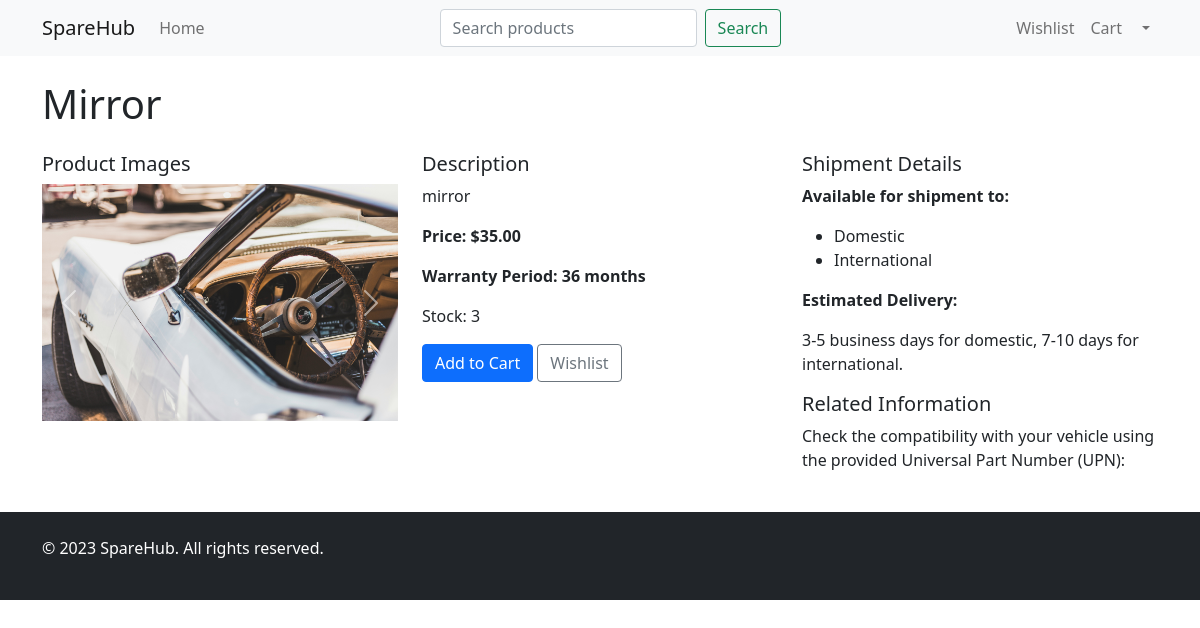
The page /product/2/ on the database as committed earlier.
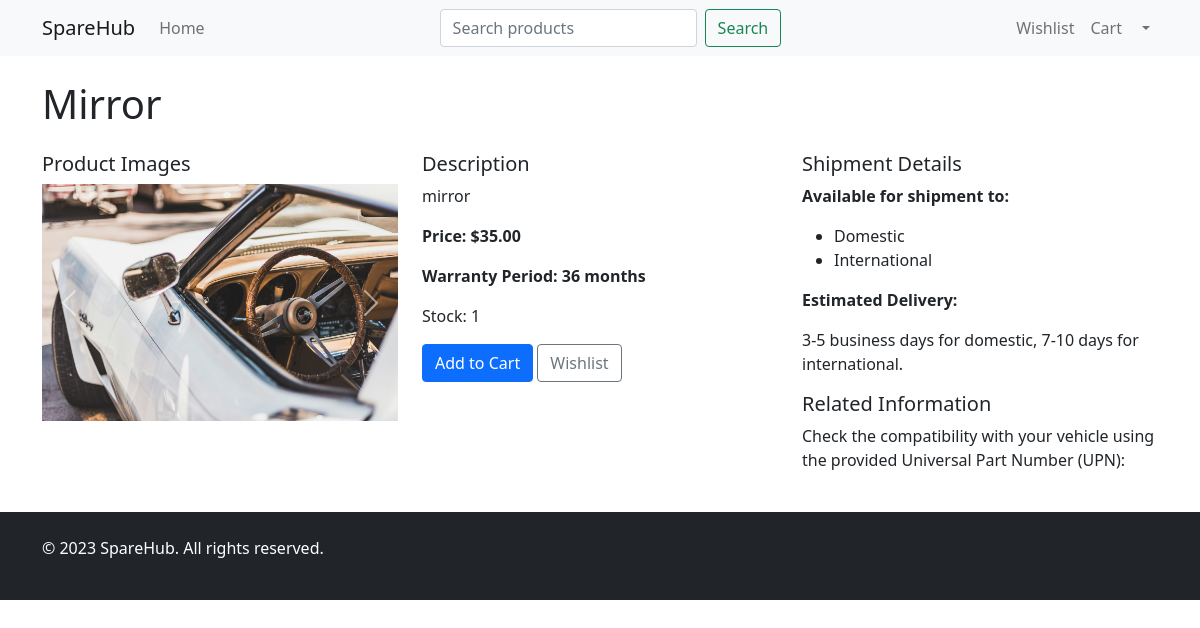
The same page on the database as committed later.
### spares/models.py (models this page shows, shortened)
class Product(models.Model):
    CATEGORY_CHOICES = [
        ('Any', 'Any'),
        ('BODY', 'Body'),
        ('ENGINE', 'Engine'),
        ('TRANSMISSION', 'Transmission'),
        ('AC', 'AC'),
        ('FUEL_SUPPLY', 'Fuel Supply'),
        ('BRAKE', 'Brake'),
        ('SUSPENSION', 'Suspension'),
        ('STEERING', 'Steering'),
        ('INTERIOR', 'Interior'),
        ('ELECTRONIC', 'Electronic Components'),
        ('EXHAUST', 'Exhaust System'),
        ('WHEELS', 'Wheels'),
    ]
    company = models.ForeignKey(Company, on_delete=models.CASCADE, related_name='products')
    name = models.CharField(max_length=100)
    description = models.TextField()
    category = models.CharField(max_length=20, choices=CATEGORY_CHOICES)
    car_makes = models.CharField(max_length=255, blank=True)
    price = models.DecimalField(
        max_digits=10,
        decimal_places=2,
        validators=[MinValueValidator(0.01)]  # Ensure positive price
    )
    stock_quantity = models.PositiveIntegerField()
    warranty = models.CharField(max_length=100)  # This is probably the field you're using now
    availability = models.BooleanField(default=True)
    quantity = models.PositiveIntegerField(default=0)
    company_user = models.ForeignKey(User, on_delete=models.SET_NULL, null=True, blank=True, related_name='products')
    class Meta:
        unique_together = ['company', 'name']  # Ensure unique product names per company

### spares/views.py (the view)
# urls.py: path('product/<int:product_id>/', product_detail, name='product_detail'),
def product_detail(request, product_id):
    product = get_object_or_404(Product, id=product_id)
    product.in_stock = product.stock_quantity > 0
    return render(request, 'product_detail.html', {
        'product': product
    })

### templates/product_detail.html (shortened to what the changed rows need)
{% load static %}
<!DOCTYPE html>
<html lang="en">
<head>
    <link href="https://cdn.jsdelivr.net/npm/bootstrap@5.1.3/dist/css/bootstrap.min.css" rel="stylesheet">
</head>
<body>
    <main class="container my-4">
        <h1 class="mb-4">{{ product.name }}</h1>
        <div class="row">
            <div class="col-md-4">
            </div>
            <div class="col-md-4">
                <h5>Description</h5>
                <p>{{ product.description }}</p>
                <p><strong>Price: ${{ product.price }}</strong></p>
                <p><strong>Warranty Period: {{ product.warranty }} months</strong></p>
                <p>Stock: <span id="stock-{{ product.id }}">{{ product.stock_quantity }}</span></p>
                {% if product.in_stock %}
                    <button class="btn btn-primary add-to-cart" data-product-id="{{ product.id }}">Add to Cart</button>
                {% else %}
                    <button class="btn btn-secondary" disabled>Out of Stock</button>
                {% endif %}
                <button class="btn btn-outline-secondary add-to-wishlist" data-product-id="{{ product.id }}">
                     Wishlist
                </button>
            </div>
            <div class="col-md-4">
            </div>
        </div>
    </main>
</body>
</html>

Rows that differ between the two databases and show on the page:
changed Product "Mirror": stock_quantity "3" → "1"
